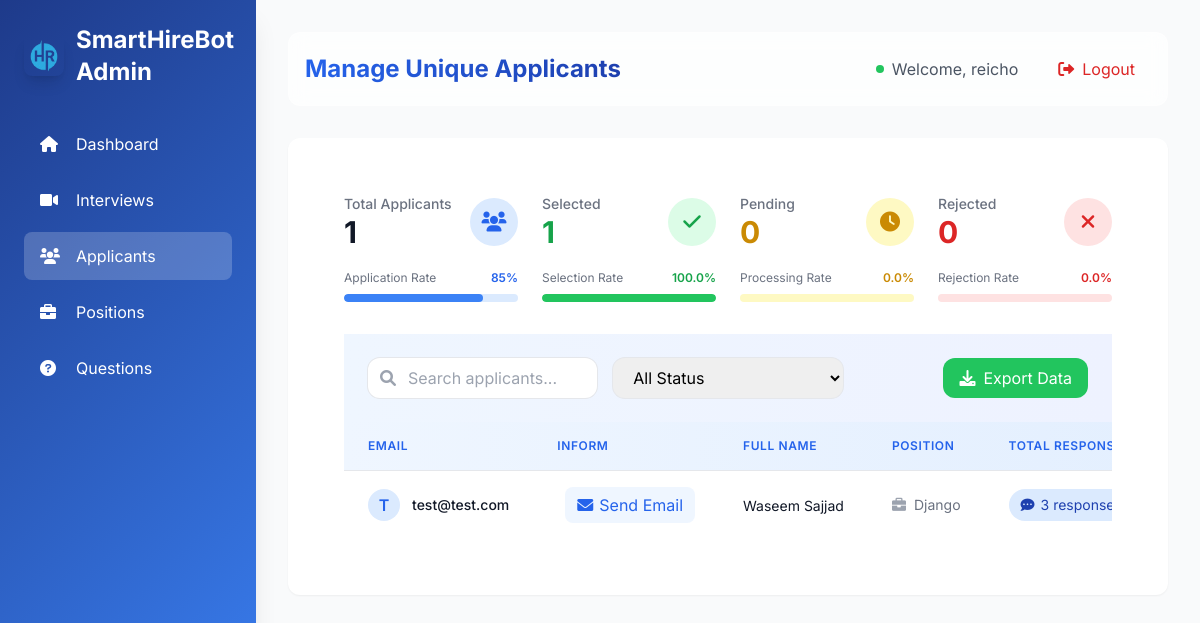
Page /unique_applicants/ (signed in) on the committed database.
### interviews/models.py (models this page shows, shortened)
class Applicant(models.Model):
    STATUS_CHOICES = [
        ('Pending', 'Pending'),
        ('Selected', 'Selected'),
        ('Rejected', 'Rejected'),
    ]
    user = models.ForeignKey(User, on_delete=models.CASCADE, related_name="applicants", null=True, blank=True)
    fullname = models.CharField(max_length=255)
    email = models.EmailField()
    position = models.ForeignKey(Position, on_delete=models.CASCADE, related_name="applicants")
    status = models.CharField(max_length=10, choices=STATUS_CHOICES, default='Pending')
    resume = models.FileField(upload_to='resumes/', null=True, blank=True)
    created_at = models.DateTimeField(auto_now_add=True)
    class Meta:
        unique_together = ('email', 'position')

### interviews/views.py (the view)
# urls.py: path('unique_applicants/', manage_unique_applicants, name='manage_unique_applicants'),
@login_required
def manage_unique_applicants(request):
    unique_applicants = Applicant.objects.values(
        'id',
        'email',
        'position',
        'position__name',
        'fullname',
        'status'
    ).annotate(
        responses_count=Count('responses')
    ).order_by('email')
    total_count = unique_applicants.count()
    status_counts = Applicant.objects.values('status').annotate(
        count=Count('id')
    ).order_by('status')
    selected_count = 0
    pending_count = 0
    rejected_count = 0
    for status in status_counts:
        if status['status'] == 'Selected':
            selected_count = status['count']
        elif status['status'] == 'Pending':
            pending_count = status['count']
        elif status['status'] == 'Rejected':
            rejected_count = status['count']
    selection_rate = round((selected_count / total_count * 100) if total_count > 0 else 0, 1)
    processing_rate = round((pending_count / total_count * 100) if total_count > 0 else 0, 1)
    rejection_rate = round((rejected_count / total_count * 100) if total_count > 0 else 0, 1)
    today = timezone.now()
    thirty_days_ago = today - timedelta(days=30)
    sixty_days_ago = today - timedelta(days=60)
    recent_applications = Applicant.objects.filter(created_at__gte=thirty_days_ago).count()
    previous_applications = Applicant.objects.filter(
        created_at__gte=sixty_days_ago,
        created_at__lt=thirty_days_ago
    ).count()
    application_rate = round(
        ((recent_applications - previous_applications) / previous_applications * 100)
        if previous_applications > 0 else 0,
        1
    )
    context = {
        'unique_applicants': unique_applicants,
        'total_count': total_count,
        'selected_count': selected_count,
        'pending_count': pending_count,
        'rejected_count': rejected_count,
        'selection_rate': selection_rate,
        'processing_rate': processing_rate,
        'rejection_rate': rejection_rate,
        'application_rate': application_rate
    }
    return render(request, 'admin/manage_unique_applicants.html', context)

### interviews/templatetags/response_filters.py (called while the page is built)
@register.filter
def multiply(value, arg):
    return value * arg

### interviews/templates/admin/manage_unique_applicants.html (shortened to what this page needs)
{% extends "admin/base_admin.html" %}
{% load response_filters %}
{% block admin_content %}
<div class="max-w-7xl mx-auto px-4 sm:px-6 lg:px-8 py-8">
    <div class="grid grid-cols-1 md:grid-cols-4 gap-6 mb-8">
        <div class="stat-card">
            <div class="flex justify-between items-center">
                <div>
                    <p class="text-gray-500 text-sm font-medium">Total Applicants</p>
                    <p class="text-3xl font-bold text-gray-900">{{ total_count }}</p>
                </div>
                <div class="w-12 h-12 rounded-full bg-blue-100 flex items-center justify-center">
                    <i class="fas fa-users text-blue-600 text-xl"></i>
                </div>
            </div>
            <div class="mt-4">
                <div class="relative pt-1">
                    <div class="flex mb-2 items-center justify-between">
                        <div class="text-xs text-gray-500">Application Rate</div>
                        <div class="text-xs font-semibold text-blue-600">85%</div>
                    </div>
                    <div class="overflow-hidden h-2 text-xs flex rounded bg-blue-100">
                        <div class="w-4/5 bg-blue-500 rounded-full"></div>
                    </div>
                </div>
            </div>
        </div>
<div class="stat-card">
    <div class="flex justify-between items-center">
        <div>
            <p class="text-gray-500 text-sm font-medium">Selected</p>
            <p class="text-3xl font-bold text-green-600">{{ selected_count }}</p>
        </div>
        <div class="w-12 h-12 rounded-full bg-green-100 flex items-center justify-center">
            <i class="fas fa-check text-green-600 text-xl"></i>
        </div>
    </div>
    <div class="mt-4">
        <div class="relative pt-1">
            <div class="flex mb-2 items-center justify-between">
                <div class="text-xs text-gray-500">Selection Rate</div>
                <div class="text-xs font-semibold text-green-600">{{ selection_rate }}%</div>
            </div>
            <div class="overflow-hidden h-2 text-xs flex rounded bg-green-100">
                <div class="bg-green-500 rounded-full" style="width: {{ selection_rate }}%"></div>
            </div>
        </div>
    </div>
</div>
<div class="stat-card">
    <div class="flex justify-between items-center">
        <div>
            <p class="text-gray-500 text-sm font-medium">Pending</p>
            <p class="text-3xl font-bold text-yellow-600">{{ pending_count }}</p>
        </div>
        <div class="w-12 h-12 rounded-full bg-yellow-100 flex items-center justify-center">
            <i class="fas fa-clock text-yellow-600 text-xl"></i>
        </div>
    </div>
    <div class="mt-4">
        <div class="relative pt-1">
            <div class="flex mb-2 items-center justify-between">
                <div class="text-xs text-gray-500">Processing Rate</div>
                <div class="text-xs font-semibold text-yellow-600">{{ processing_rate }}%</div>
            </div>
            <div class="overflow-hidden h-2 text-xs flex rounded bg-yellow-100">
            </div>
        </div>
    </div>
</div>
<div class="stat-card">
    <div class="flex justify-between items-center">
        <div>
            <p class="text-gray-500 text-sm font-medium">Rejected</p>
            <p class="text-3xl font-bold text-red-600">{{ rejected_count }}</p>
        </div>
        <div class="w-12 h-12 rounded-full bg-red-100 flex items-center justify-center">
            <i class="fas fa-times text-red-600 text-xl"></i>
        </div>
    </div>
    <div class="mt-4">
        <div class="relative pt-1">
            <div class="flex mb-2 items-center justify-between">
                <div class="text-xs text-gray-500">Rejection Rate</div>
                <div class="text-xs font-semibold text-red-600">{{ rejection_rate }}%</div>
            </div>
            <div class="overflow-hidden h-2 text-xs flex rounded bg-red-100">
            </div>
        </div>
    </div>
</div>
    </div>
    <div class="fancy-border">
        <div class="fancy-content">
            <div class="p-6 bg-gradient-to-r from-blue-50 to-indigo-50">
                <div class="grid grid-cols-1 md:grid-cols-3 gap-4">
                    <div class="relative">
                        <input type="text" id="searchInput"
                               placeholder="Search applicants..."
                               class="w-full pl-10 pr-4 py-2 rounded-xl border-0 ring-1 ring-gray-200 focus:ring-2 focus:ring-blue-500 transition-all duration-300">
                        <i class="fas fa-search absolute left-3 top-1/2 transform -translate-y-1/2 text-gray-400"></i>
                    </div>
                    <div class="flex space-x-4">
                        <select id="status-filter" class="w-full px-4 py-2 rounded-xl border-0 ring-1 ring-gray-200 focus:ring-2 focus:ring-blue-500 transition-all duration-300">
                            <option value="">All Status</option>
                        </select>
                    </div>
                    <div class="flex justify-end">
                        <button onclick="exportToCSV()"
                                class="px-4 py-2 bg-green-500 text-white rounded-xl hover:bg-green-600 transition-all duration-300 flex items-center">
                            <i class="fas fa-download mr-2"></i>Export Data
                        </button>
                    </div>
                </div>
            </div>
        <div class="overflow-x-auto">
            <table class="min-w-full divide-y divide-gray-200">
                <thead class="bg-gradient-to-r from-blue-50 to-blue-100">
                    <tr>
                        <th class="px-6 py-4 text-left text-xs font-semibold text-blue-600 uppercase tracking-wider">Email</th>
                        <th class="px-6 py-4 text-left text-xs font-semibold text-blue-600 uppercase tracking-wider">Inform</th>
                        <th class="px-6 py-4 text-left text-xs font-semibold text-blue-600 uppercase tracking-wider">Full Name</th>
                        <th class="px-6 py-4 text-left text-xs font-semibold text-blue-600 uppercase tracking-wider">Position</th>
                        <th class="px-6 py-4 text-left text-xs font-semibold text-blue-600 uppercase tracking-wider">Total Responses</th>
                    </tr>
                </thead>
                <tbody class="bg-white divide-y divide-gray-200">
                    {% for applicant in unique_applicants %}
                    <tr class="table-row-animate" data-aos="fade-left" data-aos-delay="{{ forloop.counter|multiply:100 }}">
                        <td class="px-6 py-4 whitespace-nowrap">
                            <div class="flex items-center">
                                <div class="w-8 h-8 bg-blue-100 rounded-full flex items-center justify-center mr-3">
                                    <span class="text-blue-600 font-semibold">{{ applicant.email|first|upper }}</span>
                                </div>
                                <span class="text-sm font-medium text-gray-900">{{ applicant.email }}</span>
                            </div>
                        </td>
                        <td class="px-6 py-4 whitespace-nowrap">
                            <button onclick="sendEmail('{{ applicant.email }}', '{{ applicant.status }}', '{{ applicant.position }}')"
                            class="action-button inline-flex items-center px-3 py-1.5 bg-blue-50 text-blue-600 rounded-lg hover:bg-blue-100 ml-2">
                        <i class="fas fa-envelope mr-1.5"></i>Send Email
                            </button>
                        </td>
                        <td class="px-6 py-4 whitespace-nowrap">
                            <span class="text-sm text-gray-900">{{ applicant.fullname }}</span>
                        </td>
                        <td class="px-6 py-4 whitespace-nowrap">
                            <div class="flex items-center text-sm text-gray-500">
                                <i class="fas fa-briefcase mr-2 text-gray-400"></i>
                                {{ applicant.position__name }}
                            </div>
                        </td>
                        <td class="px-6 py-4 whitespace-nowrap">
                            <span class="status-badge px-3 py-1.5 text-sm bg-blue-100 text-blue-800 rounded-full inline-flex items-center">
                                <i class="fas fa-comment-dots mr-1.5"></i>
                                {{ applicant.responses_count }} responses
                            </span>
                        </td>
                    </tr>
                    {% endfor %}
                </tbody>
            </table>
        </div>
    </div>
</div>
{% endblock %}

### interviews/templates/admin/base_admin.html (shortened to what this page needs)
{% load static %}
<!DOCTYPE html>
<html lang="en">
  <head>
    <script src="https://cdn.tailwindcss.com"></script>
    <link href="https://cdn.jsdelivr.net/npm/sweetalert2@11/dist/sweetalert2.min.css" rel="stylesheet">
    <link
      href="https://cdnjs.cloudflare.com/ajax/libs/font-awesome/6.0.0/css/all.min.css"
      rel="stylesheet"
    />
  </head>
  <body class="bg-gray-50">
    <div
      id="sidebar"
      class="sidebar fixed inset-y-0 left-0 w-64 gradient-bg text-white shadow-xl z-30"
    >
      <div class="p-6">
        <div class="flex items-center space-x-3 mb-8">
          <img
            src="{% static 'images/logo.png' %}"
            alt="VHR Logo"
            class="w-10 h-10 rounded-lg object-cover shadow-lg"
          />
          <h1 class="text-2xl font-bold">SmartHireBot Admin</h1>
        </div>
        <nav class="space-y-2">
          <a
            href="{% url 'admin_dashboard' %}"
            class="sidebar-item flex items-center py-3 px-4 rounded-lg transition {% if request.resolver_match.url_name == 'admin_dashboard' %}bg-white bg-opacity-20{% endif %} hover:bg-white hover:bg-opacity-10"
          >
            <i class="fas fa-home w-6"></i>
            <span class="ml-3">Dashboard</span>
          </a>
          <a
            href="{% url 'manage_interviews' %}"
            class="sidebar-item flex items-center py-3 px-4 rounded-lg transition {% if request.resolver_match.url_name == 'manage_interviews' %}bg-white bg-opacity-20{% endif %} hover:bg-white hover:bg-opacity-10"
          >
            <i class="fas fa-video w-6"></i>
            <span class="ml-3">Interviews</span>
          </a>
          <a
            href="{% url 'manage_unique_applicants' %}"
            class="sidebar-item flex items-center py-3 px-4 rounded-lg transition {% if request.resolver_match.url_name == 'manage_unique_applicants' %}bg-white bg-opacity-20{% endif %} hover:bg-white hover:bg-opacity-10"
          >
            <i class="fas fa-users w-6"></i>
            <span class="ml-3">Applicants</span>
          </a>
          <a
            href="{% url 'manage_positions' %}"
            class="sidebar-item flex items-center py-3 px-4 rounded-lg transition {% if request.resolver_match.url_name == 'manage_positions' %}bg-white bg-opacity-20{% endif %} hover:bg-white hover:bg-opacity-10"
          >
            <i class="fas fa-briefcase w-6"></i>
            <span class="ml-3">Positions</span>
          </a>
          <a
            href="{% url 'manage_questions' %}"
            class="sidebar-item flex items-center py-3 px-4 rounded-lg transition {% if request.resolver_match.url_name == 'manage_questions' %}bg-white bg-opacity-20{% endif %} hover:bg-white hover:bg-opacity-10"
          >
            <i class="fas fa-question-circle w-6"></i>
            <span class="ml-3">Questions</span>
          </a>
        </nav>
      </div>
    </div>
    <div class="main-content ml-0 md:ml-64 p-8 min-h-screen">
      <div
        class="flex justify-between items-center mb-8 p-4 glassmorphism rounded-xl"
      >
        <h2
          class="text-2xl font-bold bg-gradient-to-r from-blue-600 to-blue-800 bg-clip-text text-transparent"
        >
        </h2>
        <div class="flex items-center space-x-6">
          <div class="flex items-center space-x-2">
            <div class="w-2 h-2 bg-green-500 rounded-full"></div>
            <span class="text-gray-600"
              >Welcome, {{ request.user.username }}</span
            >
          </div>
          <form method="POST" action="{% url 'admin_logout' %}" class="inline">
            <button
              type="submit"
              class="flex items-center space-x-2 px-4 py-2 rounded-lg text-red-600 hover:bg-red-50 transition-colors"
            >
              <i class="fas fa-sign-out-alt"></i>
              <span>Logout</span>
            </button>
          </form>
        </div>
      </div>
      <div class="p-6 bg-white rounded-xl shadow-sm">
        {% block admin_content %}{% endblock %}
      </div>
    </div>
  </body>
</html>

### interviews/templates/admin/base_admin.html (style rules this page uses)
body { font-family: "Inter", sans-serif; }
.sidebar-item { transition: all 0.3s ease; }
.glassmorphism { background: rgba(255, 255, 255, 0.7); backdrop-filter: blur(10px); border: 1px solid rgba(255, 255, 255, 0.18); }
.gradient-bg { background: linear-gradient(135deg, #1e3a8a 0%, #3b82f6 100%); }

### rows in the picture
Applicant: email|first "T", email "test@test.com", fullname "Waseem Sajjad", position__name "Django", responses_count "3"

### other values in the picture
{{ request.user.username }} "reicho"
{{ total_count }} "1"
{{ selected_count }} "1"
{{ selection_rate }} "100.0"
{{ pending_count }} "0"
{{ processing_rate }} "0.0"
{{ rejected_count }} "0"
{{ rejection_rate }} "0.0"
